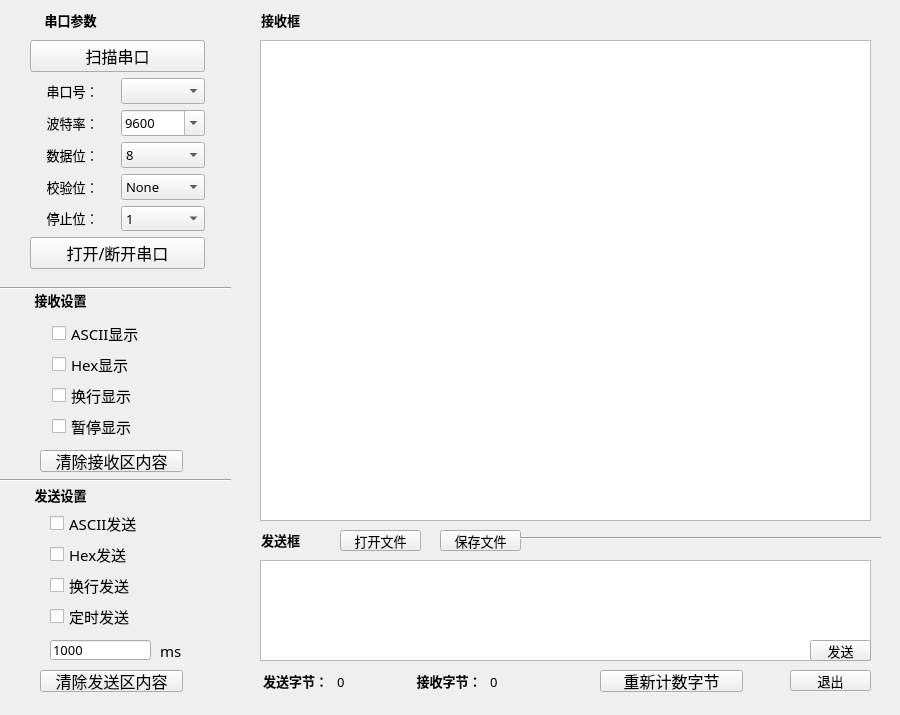
<?xml version="1.0" encoding="UTF-8"?>
<ui version="4.0">
 <class>Widget</class>
 <widget class="QWidget" name="Widget">
  <property name="geometry">
   <rect>
    <x>0</x>
    <y>0</y>
    <width>900</width>
    <height>715</height>
   </rect>
  </property>
  <property name="minimumSize">
   <size>
    <width>900</width>
    <height>715</height>
   </size>
  </property>
  <property name="maximumSize">
   <size>
    <width>900</width>
    <height>715</height>
   </size>
  </property>
  <property name="font">
   <font>
    <family>楷体</family>
    <pointsize>20</pointsize>
   </font>
  </property>
  <property name="windowTitle">
   <string>Widget</string>
  </property>
  <widget class="QLabel" name="label">
   <property name="geometry">
    <rect>
     <x>30</x>
     <y>10</y>
     <width>81</width>
     <height>21</height>
    </rect>
   </property>
   <property name="font">
    <font>
     <family>楷体</family>
     <pointsize>10</pointsize>
    </font>
   </property>
   <property name="text">
    <string>&lt;!DOCTYPE HTML PUBLIC &quot;-//W3C//DTD HTML 4.0//EN&quot; &quot;http://www.w3.org/TR/REC-html40/strict.dtd&quot;&gt;
&lt;html&gt;&lt;head&gt;&lt;meta name=&quot;qrichtext&quot; content=&quot;1&quot; /&gt;&lt;meta charset=&quot;utf-8&quot; /&gt;&lt;style type=&quot;text/css&quot;&gt;
p, li { white-space: pre-wrap; }
hr { height: 1px; border-width: 0; }
li.unchecked::marker { content: &quot;\2610&quot;; }
li.checked::marker { content: &quot;\2612&quot;; }
&lt;/style&gt;&lt;/head&gt;&lt;body style=&quot; font-family:'Microsoft YaHei UI'; font-size:9pt; font-weight:400; font-style:normal;&quot;&gt;
&lt;p align=&quot;center&quot; style=&quot; margin-top:12px; margin-bottom:12px; margin-left:0px; margin-right:0px; -qt-block-indent:0; text-indent:0px;&quot;&gt;&lt;span style=&quot; font-size:10pt; font-weight:700;&quot;&gt;串口参数&lt;/span&gt;&lt;/p&gt;&lt;/body&gt;&lt;/html&gt;</string>
   </property>
  </widget>
  <widget class="QLabel" name="label_7">
   <property name="geometry">
    <rect>
     <x>250</x>
     <y>10</y>
     <width>61</width>
     <height>21</height>
    </rect>
   </property>
   <property name="font">
    <font>
     <family>楷体</family>
     <pointsize>10</pointsize>
    </font>
   </property>
   <property name="text">
    <string>&lt;!DOCTYPE HTML PUBLIC &quot;-//W3C//DTD HTML 4.0//EN&quot; &quot;http://www.w3.org/TR/REC-html40/strict.dtd&quot;&gt;
&lt;html&gt;&lt;head&gt;&lt;meta name=&quot;qrichtext&quot; content=&quot;1&quot; /&gt;&lt;meta charset=&quot;utf-8&quot; /&gt;&lt;style type=&quot;text/css&quot;&gt;
p, li { white-space: pre-wrap; }
hr { height: 1px; border-width: 0; }
li.unchecked::marker { content: &quot;\2610&quot;; }
li.checked::marker { content: &quot;\2612&quot;; }
&lt;/style&gt;&lt;/head&gt;&lt;body style=&quot; font-family:'楷体'; font-size:10pt; font-weight:400; font-style:normal;&quot;&gt;
&lt;p align=&quot;center&quot; style=&quot; margin-top:12px; margin-bottom:12px; margin-left:0px; margin-right:0px; -qt-block-indent:0; text-indent:0px;&quot;&gt;&lt;span style=&quot; font-family:'Microsoft YaHei UI'; font-weight:700;&quot;&gt;接收框&lt;/span&gt;&lt;/p&gt;&lt;/body&gt;&lt;/html&gt;</string>
   </property>
  </widget>
  <widget class="QLabel" name="label_8">
   <property name="geometry">
    <rect>
     <x>240</x>
     <y>530</y>
     <width>81</width>
     <height>21</height>
    </rect>
   </property>
   <property name="font">
    <font>
     <family>楷体</family>
     <pointsize>10</pointsize>
    </font>
   </property>
   <property name="text">
    <string>&lt;!DOCTYPE HTML PUBLIC &quot;-//W3C//DTD HTML 4.0//EN&quot; &quot;http://www.w3.org/TR/REC-html40/strict.dtd&quot;&gt;
&lt;html&gt;&lt;head&gt;&lt;meta name=&quot;qrichtext&quot; content=&quot;1&quot; /&gt;&lt;meta charset=&quot;utf-8&quot; /&gt;&lt;style type=&quot;text/css&quot;&gt;
p, li { white-space: pre-wrap; }
hr { height: 1px; border-width: 0; }
li.unchecked::marker { content: &quot;\2610&quot;; }
li.checked::marker { content: &quot;\2612&quot;; }
&lt;/style&gt;&lt;/head&gt;&lt;body style=&quot; font-family:'楷体'; font-size:10pt; font-weight:400; font-style:normal;&quot;&gt;
&lt;p align=&quot;center&quot; style=&quot; margin-top:12px; margin-bottom:12px; margin-left:0px; margin-right:0px; -qt-block-indent:0; text-indent:0px;&quot;&gt;&lt;span style=&quot; font-family:'Microsoft YaHei UI'; font-weight:700;&quot;&gt;发送框&lt;/span&gt;&lt;/p&gt;&lt;/body&gt;&lt;/html&gt;</string>
   </property>
  </widget>
  <widget class="QLabel" name="label_9">
   <property name="geometry">
    <rect>
     <x>20</x>
     <y>290</y>
     <width>81</width>
     <height>21</height>
    </rect>
   </property>
   <property name="font">
    <font>
     <family>楷体</family>
     <pointsize>10</pointsize>
    </font>
   </property>
   <property name="text">
    <string>&lt;!DOCTYPE HTML PUBLIC &quot;-//W3C//DTD HTML 4.0//EN&quot; &quot;http://www.w3.org/TR/REC-html40/strict.dtd&quot;&gt;
&lt;html&gt;&lt;head&gt;&lt;meta name=&quot;qrichtext&quot; content=&quot;1&quot; /&gt;&lt;meta charset=&quot;utf-8&quot; /&gt;&lt;style type=&quot;text/css&quot;&gt;
p, li { white-space: pre-wrap; }
hr { height: 1px; border-width: 0; }
li.unchecked::marker { content: &quot;\2610&quot;; }
li.checked::marker { content: &quot;\2612&quot;; }
&lt;/style&gt;&lt;/head&gt;&lt;body style=&quot; font-family:'楷体'; font-size:10pt; font-weight:400; font-style:normal;&quot;&gt;
&lt;p align=&quot;center&quot; style=&quot; margin-top:12px; margin-bottom:12px; margin-left:0px; margin-right:0px; -qt-block-indent:0; text-indent:0px;&quot;&gt;&lt;span style=&quot; font-family:'Microsoft YaHei UI'; font-weight:700;&quot;&gt;接收设置&lt;/span&gt;&lt;/p&gt;&lt;/body&gt;&lt;/html&gt;</string>
   </property>
  </widget>
  <widget class="QPushButton" name="ClearRecieveButton">
   <property name="geometry">
    <rect>
     <x>40</x>
     <y>450</y>
     <width>143</width>
     <height>22</height>
    </rect>
   </property>
   <property name="font">
    <font>
     <family>宋体</family>
     <pointsize>12</pointsize>
    </font>
   </property>
   <property name="text">
    <string>清除接收区内容</string>
   </property>
  </widget>
  <widget class="QPushButton" name="OpenFileButton">
   <property name="geometry">
    <rect>
     <x>340</x>
     <y>530</y>
     <width>81</width>
     <height>21</height>
    </rect>
   </property>
   <property name="font">
    <font>
     <family>宋体</family>
     <pointsize>10</pointsize>
    </font>
   </property>
   <property name="text">
    <string>打开文件</string>
   </property>
  </widget>
  <widget class="QPushButton" name="SaveFileButton">
   <property name="geometry">
    <rect>
     <x>440</x>
     <y>530</y>
     <width>81</width>
     <height>21</height>
    </rect>
   </property>
   <property name="font">
    <font>
     <family>宋体</family>
     <pointsize>10</pointsize>
    </font>
   </property>
   <property name="text">
    <string>保存文件</string>
   </property>
  </widget>
  <widget class="QLabel" name="label_10">
   <property name="geometry">
    <rect>
     <x>20</x>
     <y>480</y>
     <width>81</width>
     <height>31</height>
    </rect>
   </property>
   <property name="font">
    <font>
     <family>楷体</family>
     <pointsize>10</pointsize>
    </font>
   </property>
   <property name="text">
    <string>&lt;!DOCTYPE HTML PUBLIC &quot;-//W3C//DTD HTML 4.0//EN&quot; &quot;http://www.w3.org/TR/REC-html40/strict.dtd&quot;&gt;
&lt;html&gt;&lt;head&gt;&lt;meta name=&quot;qrichtext&quot; content=&quot;1&quot; /&gt;&lt;meta charset=&quot;utf-8&quot; /&gt;&lt;style type=&quot;text/css&quot;&gt;
p, li { white-space: pre-wrap; }
hr { height: 1px; border-width: 0; }
li.unchecked::marker { content: &quot;\2610&quot;; }
li.checked::marker { content: &quot;\2612&quot;; }
&lt;/style&gt;&lt;/head&gt;&lt;body style=&quot; font-family:'楷体'; font-size:10pt; font-weight:400; font-style:normal;&quot;&gt;
&lt;p align=&quot;center&quot; style=&quot; margin-top:12px; margin-bottom:12px; margin-left:0px; margin-right:0px; -qt-block-indent:0; text-indent:0px;&quot;&gt;&lt;span style=&quot; font-family:'Microsoft YaHei UI'; font-weight:700;&quot;&gt;发送设置&lt;/span&gt;&lt;/p&gt;&lt;/body&gt;&lt;/html&gt;</string>
   </property>
  </widget>
  <widget class="QPushButton" name="ClearSendButton">
   <property name="geometry">
    <rect>
     <x>40</x>
     <y>670</y>
     <width>143</width>
     <height>22</height>
    </rect>
   </property>
   <property name="font">
    <font>
     <family>宋体</family>
     <pointsize>12</pointsize>
    </font>
   </property>
   <property name="text">
    <string>清除发送区内容</string>
   </property>
  </widget>
  <widget class="QPushButton" name="SendButton">
   <property name="geometry">
    <rect>
     <x>810</x>
     <y>640</y>
     <width>61</width>
     <height>21</height>
    </rect>
   </property>
   <property name="font">
    <font>
     <family>宋体</family>
     <pointsize>10</pointsize>
    </font>
   </property>
   <property name="text">
    <string>发送</string>
   </property>
  </widget>
  <widget class="QLineEdit" name="TimerLine">
   <property name="geometry">
    <rect>
     <x>50</x>
     <y>640</y>
     <width>101</width>
     <height>20</height>
    </rect>
   </property>
   <property name="font">
    <font>
     <family>楷体</family>
     <pointsize>10</pointsize>
    </font>
   </property>
   <property name="text">
    <string>1000</string>
   </property>
  </widget>
  <widget class="QLabel" name="label_11">
   <property name="geometry">
    <rect>
     <x>160</x>
     <y>640</y>
     <width>21</width>
     <height>20</height>
    </rect>
   </property>
   <property name="font">
    <font>
     <family>宋体</family>
     <pointsize>11</pointsize>
    </font>
   </property>
   <property name="text">
    <string>&lt;html&gt;&lt;head/&gt;&lt;body&gt;&lt;p align=&quot;center&quot;&gt;ms&lt;/p&gt;&lt;/body&gt;&lt;/html&gt;</string>
   </property>
  </widget>
  <widget class="QPushButton" name="ScanButton_5">
   <property name="geometry">
    <rect>
     <x>600</x>
     <y>670</y>
     <width>143</width>
     <height>22</height>
    </rect>
   </property>
   <property name="font">
    <font>
     <family>宋体</family>
     <pointsize>12</pointsize>
    </font>
   </property>
   <property name="text">
    <string>重新计数字节</string>
   </property>
  </widget>
  <widget class="Line" name="line">
   <property name="geometry">
    <rect>
     <x>0</x>
     <y>280</y>
     <width>231</width>
     <height>16</height>
    </rect>
   </property>
   <property name="orientation">
    <enum>Qt::Orientation::Horizontal</enum>
   </property>
  </widget>
  <widget class="Line" name="line_2">
   <property name="geometry">
    <rect>
     <x>0</x>
     <y>470</y>
     <width>231</width>
     <height>20</height>
    </rect>
   </property>
   <property name="orientation">
    <enum>Qt::Orientation::Horizontal</enum>
   </property>
  </widget>
  <widget class="QPushButton" name="ExitButton">
   <property name="geometry">
    <rect>
     <x>790</x>
     <y>670</y>
     <width>81</width>
     <height>21</height>
    </rect>
   </property>
   <property name="font">
    <font>
     <family>宋体</family>
     <pointsize>10</pointsize>
    </font>
   </property>
   <property name="text">
    <string>退出</string>
   </property>
  </widget>
  <widget class="Line" name="line_4">
   <property name="geometry">
    <rect>
     <x>520</x>
     <y>530</y>
     <width>361</width>
     <height>16</height>
    </rect>
   </property>
   <property name="orientation">
    <enum>Qt::Orientation::Horizontal</enum>
   </property>
  </widget>
  <widget class="QTextEdit" name="SendEdit">
   <property name="geometry">
    <rect>
     <x>260</x>
     <y>560</y>
     <width>611</width>
     <height>101</height>
    </rect>
   </property>
   <property name="font">
    <font>
     <family>楷体</family>
     <pointsize>10</pointsize>
    </font>
   </property>
   <property name="html">
    <string>&lt;!DOCTYPE HTML PUBLIC &quot;-//W3C//DTD HTML 4.0//EN&quot; &quot;http://www.w3.org/TR/REC-html40/strict.dtd&quot;&gt;
&lt;html&gt;&lt;head&gt;&lt;meta name=&quot;qrichtext&quot; content=&quot;1&quot; /&gt;&lt;meta charset=&quot;utf-8&quot; /&gt;&lt;style type=&quot;text/css&quot;&gt;
p, li { white-space: pre-wrap; }
hr { height: 1px; border-width: 0; }
li.unchecked::marker { content: &quot;\2610&quot;; }
li.checked::marker { content: &quot;\2612&quot;; }
&lt;/style&gt;&lt;/head&gt;&lt;body style=&quot; font-family:'楷体'; font-size:10pt; font-weight:400; font-style:normal;&quot;&gt;
&lt;p style=&quot;-qt-paragraph-type:empty; margin-top:0px; margin-bottom:0px; margin-left:0px; margin-right:0px; -qt-block-indent:0; text-indent:0px;&quot;&gt;&lt;br /&gt;&lt;/p&gt;&lt;/body&gt;&lt;/html&gt;</string>
   </property>
  </widget>
  <widget class="QWidget" name="layoutWidget">
   <property name="geometry">
    <rect>
     <x>30</x>
     <y>40</y>
     <width>175</width>
     <height>229</height>
    </rect>
   </property>
   <layout class="QVBoxLayout" name="verticalLayout">
    <item>
     <widget class="QPushButton" name="ScanButton">
      <property name="font">
       <font>
        <family>宋体</family>
        <pointsize>12</pointsize>
       </font>
      </property>
      <property name="text">
       <string>扫描串口</string>
      </property>
     </widget>
    </item>
    <item>
     <layout class="QGridLayout" name="gridLayout">
      <item row="0" column="0">
       <widget class="QLabel" name="label_2">
        <property name="font">
         <font>
          <family>楷体</family>
          <pointsize>10</pointsize>
         </font>
        </property>
        <property name="text">
         <string>&lt;!DOCTYPE HTML PUBLIC &quot;-//W3C//DTD HTML 4.0//EN&quot; &quot;http://www.w3.org/TR/REC-html40/strict.dtd&quot;&gt;
&lt;html&gt;&lt;head&gt;&lt;meta name=&quot;qrichtext&quot; content=&quot;1&quot; /&gt;&lt;meta charset=&quot;utf-8&quot; /&gt;&lt;style type=&quot;text/css&quot;&gt;
p, li { white-space: pre-wrap; }
hr { height: 1px; border-width: 0; }
li.unchecked::marker { content: &quot;\2610&quot;; }
li.checked::marker { content: &quot;\2612&quot;; }
&lt;/style&gt;&lt;/head&gt;&lt;body style=&quot; font-family:'楷体'; font-size:10pt; font-weight:400; font-style:normal;&quot;&gt;
&lt;p align=&quot;center&quot; style=&quot; margin-top:12px; margin-bottom:12px; margin-left:0px; margin-right:0px; -qt-block-indent:0; text-indent:0px;&quot;&gt;&lt;span style=&quot; font-family:'Microsoft YaHei UI';&quot;&gt;串口号：&lt;/span&gt;&lt;/p&gt;&lt;/body&gt;&lt;/html&gt;</string>
        </property>
       </widget>
      </item>
      <item row="0" column="1">
       <widget class="QComboBox" name="IDBox">
        <property name="font">
         <font>
          <family>楷体</family>
          <pointsize>10</pointsize>
         </font>
        </property>
        <property name="editable">
         <bool>false</bool>
        </property>
       </widget>
      </item>
      <item row="1" column="0">
       <widget class="QLabel" name="label_3">
        <property name="font">
         <font>
          <family>楷体</family>
          <pointsize>10</pointsize>
         </font>
        </property>
        <property name="text">
         <string>&lt;!DOCTYPE HTML PUBLIC &quot;-//W3C//DTD HTML 4.0//EN&quot; &quot;http://www.w3.org/TR/REC-html40/strict.dtd&quot;&gt;
&lt;html&gt;&lt;head&gt;&lt;meta name=&quot;qrichtext&quot; content=&quot;1&quot; /&gt;&lt;meta charset=&quot;utf-8&quot; /&gt;&lt;style type=&quot;text/css&quot;&gt;
p, li { white-space: pre-wrap; }
hr { height: 1px; border-width: 0; }
li.unchecked::marker { content: &quot;\2610&quot;; }
li.checked::marker { content: &quot;\2612&quot;; }
&lt;/style&gt;&lt;/head&gt;&lt;body style=&quot; font-family:'楷体'; font-size:10pt; font-weight:400; font-style:normal;&quot;&gt;
&lt;p align=&quot;center&quot; style=&quot; margin-top:12px; margin-bottom:12px; margin-left:0px; margin-right:0px; -qt-block-indent:0; text-indent:0px;&quot;&gt;&lt;span style=&quot; font-family:'Microsoft YaHei UI';&quot;&gt;波特率：&lt;/span&gt;&lt;/p&gt;&lt;/body&gt;&lt;/html&gt;</string>
        </property>
       </widget>
      </item>
      <item row="1" column="1">
       <widget class="QComboBox" name="BaudRateBox">
        <property name="font">
         <font>
          <family>楷体</family>
          <pointsize>10</pointsize>
         </font>
        </property>
        <property name="editable">
         <bool>true</bool>
        </property>
        <item>
         <property name="text">
          <string>9600</string>
         </property>
        </item>
        <item>
         <property name="text">
          <string>300</string>
         </property>
        </item>
        <item>
         <property name="text">
          <string>600</string>
         </property>
        </item>
        <item>
         <property name="text">
          <string>1200</string>
         </property>
        </item>
        <item>
         <property name="text">
          <string>2400</string>
         </property>
        </item>
        <item>
         <property name="text">
          <string>4800</string>
         </property>
        </item>
        <item>
         <property name="text">
          <string>14400</string>
         </property>
        </item>
        <item>
         <property name="text">
          <string>19200</string>
         </property>
        </item>
        <item>
         <property name="text">
          <string>38400</string>
         </property>
        </item>
        <item>
         <property name="text">
          <string>56000</string>
         </property>
        </item>
        <item>
         <property name="text">
          <string>57600</string>
         </property>
        </item>
        <item>
         <property name="text">
          <string>115200</string>
         </property>
        </item>
       </widget>
      </item>
      <item row="2" column="0">
       <widget class="QLabel" name="label_4">
        <property name="font">
         <font>
          <family>楷体</family>
          <pointsize>10</pointsize>
         </font>
        </property>
        <property name="text">
         <string>&lt;!DOCTYPE HTML PUBLIC &quot;-//W3C//DTD HTML 4.0//EN&quot; &quot;http://www.w3.org/TR/REC-html40/strict.dtd&quot;&gt;
&lt;html&gt;&lt;head&gt;&lt;meta name=&quot;qrichtext&quot; content=&quot;1&quot; /&gt;&lt;meta charset=&quot;utf-8&quot; /&gt;&lt;style type=&quot;text/css&quot;&gt;
p, li { white-space: pre-wrap; }
hr { height: 1px; border-width: 0; }
li.unchecked::marker { content: &quot;\2610&quot;; }
li.checked::marker { content: &quot;\2612&quot;; }
&lt;/style&gt;&lt;/head&gt;&lt;body style=&quot; font-family:'楷体'; font-size:10pt; font-weight:400; font-style:normal;&quot;&gt;
&lt;p align=&quot;center&quot; style=&quot; margin-top:12px; margin-bottom:12px; margin-left:0px; margin-right:0px; -qt-block-indent:0; text-indent:0px;&quot;&gt;&lt;span style=&quot; font-family:'Microsoft YaHei UI';&quot;&gt;数据位：&lt;/span&gt;&lt;/p&gt;&lt;/body&gt;&lt;/html&gt;</string>
        </property>
       </widget>
      </item>
      <item row="2" column="1">
       <widget class="QComboBox" name="DataBitBox">
        <property name="font">
         <font>
          <family>楷体</family>
          <pointsize>10</pointsize>
         </font>
        </property>
        <item>
         <property name="text">
          <string>8</string>
         </property>
        </item>
        <item>
         <property name="text">
          <string>5</string>
         </property>
        </item>
        <item>
         <property name="text">
          <string>6</string>
         </property>
        </item>
        <item>
         <property name="text">
          <string>7</string>
         </property>
        </item>
       </widget>
      </item>
      <item row="3" column="0">
       <widget class="QLabel" name="label_5">
        <property name="font">
         <font>
          <family>楷体</family>
          <pointsize>10</pointsize>
         </font>
        </property>
        <property name="text">
         <string>&lt;!DOCTYPE HTML PUBLIC &quot;-//W3C//DTD HTML 4.0//EN&quot; &quot;http://www.w3.org/TR/REC-html40/strict.dtd&quot;&gt;
&lt;html&gt;&lt;head&gt;&lt;meta name=&quot;qrichtext&quot; content=&quot;1&quot; /&gt;&lt;meta charset=&quot;utf-8&quot; /&gt;&lt;style type=&quot;text/css&quot;&gt;
p, li { white-space: pre-wrap; }
hr { height: 1px; border-width: 0; }
li.unchecked::marker { content: &quot;\2610&quot;; }
li.checked::marker { content: &quot;\2612&quot;; }
&lt;/style&gt;&lt;/head&gt;&lt;body style=&quot; font-family:'楷体'; font-size:10pt; font-weight:400; font-style:normal;&quot;&gt;
&lt;p align=&quot;center&quot; style=&quot; margin-top:12px; margin-bottom:12px; margin-left:0px; margin-right:0px; -qt-block-indent:0; text-indent:0px;&quot;&gt;&lt;span style=&quot; font-family:'Microsoft YaHei UI';&quot;&gt;校验位：&lt;/span&gt;&lt;/p&gt;&lt;/body&gt;&lt;/html&gt;</string>
        </property>
       </widget>
      </item>
      <item row="3" column="1">
       <widget class="QComboBox" name="ParityBitBox">
        <property name="font">
         <font>
          <family>楷体</family>
          <pointsize>10</pointsize>
         </font>
        </property>
        <item>
         <property name="text">
          <string>None</string>
         </property>
        </item>
        <item>
         <property name="text">
          <string>Even</string>
         </property>
        </item>
        <item>
         <property name="text">
          <string>Mark</string>
         </property>
        </item>
        <item>
         <property name="text">
          <string>Odd</string>
         </property>
        </item>
       </widget>
      </item>
      <item row="4" column="0">
       <widget class="QLabel" name="label_6">
        <property name="font">
         <font>
          <family>楷体</family>
          <pointsize>10</pointsize>
         </font>
        </property>
        <property name="text">
         <string>&lt;!DOCTYPE HTML PUBLIC &quot;-//W3C//DTD HTML 4.0//EN&quot; &quot;http://www.w3.org/TR/REC-html40/strict.dtd&quot;&gt;
&lt;html&gt;&lt;head&gt;&lt;meta name=&quot;qrichtext&quot; content=&quot;1&quot; /&gt;&lt;meta charset=&quot;utf-8&quot; /&gt;&lt;style type=&quot;text/css&quot;&gt;
p, li { white-space: pre-wrap; }
hr { height: 1px; border-width: 0; }
li.unchecked::marker { content: &quot;\2610&quot;; }
li.checked::marker { content: &quot;\2612&quot;; }
&lt;/style&gt;&lt;/head&gt;&lt;body style=&quot; font-family:'楷体'; font-size:10pt; font-weight:400; font-style:normal;&quot;&gt;
&lt;p align=&quot;center&quot; style=&quot; margin-top:12px; margin-bottom:12px; margin-left:0px; margin-right:0px; -qt-block-indent:0; text-indent:0px;&quot;&gt;&lt;span style=&quot; font-family:'Microsoft YaHei UI';&quot;&gt;停止位：&lt;/span&gt;&lt;/p&gt;&lt;/body&gt;&lt;/html&gt;</string>
        </property>
       </widget>
      </item>
      <item row="4" column="1">
       <widget class="QComboBox" name="StopBitBox">
        <property name="font">
         <font>
          <family>楷体</family>
          <pointsize>10</pointsize>
         </font>
        </property>
        <item>
         <property name="text">
          <string>1</string>
         </property>
        </item>
        <item>
         <property name="text">
          <string>1.5</string>
         </property>
        </item>
        <item>
         <property name="text">
          <string>2</string>
         </property>
        </item>
       </widget>
      </item>
     </layout>
    </item>
    <item>
     <widget class="QPushButton" name="OpenButton">
      <property name="font">
       <font>
        <family>宋体</family>
        <pointsize>12</pointsize>
       </font>
      </property>
      <property name="text">
       <string>打开/断开串口</string>
      </property>
     </widget>
    </item>
   </layout>
  </widget>
  <widget class="QWidget" name="layoutWidget">
   <property name="geometry">
    <rect>
     <x>52</x>
     <y>320</y>
     <width>121</width>
     <height>119</height>
    </rect>
   </property>
   <layout class="QVBoxLayout" name="verticalLayout_2">
    <item>
     <widget class="QCheckBox" name="TextRecieveBox">
      <property name="font">
       <font>
        <family>宋体</family>
        <pointsize>11</pointsize>
       </font>
      </property>
      <property name="text">
       <string>ASCII显示</string>
      </property>
     </widget>
    </item>
    <item>
     <widget class="QCheckBox" name="HexRecieveBox">
      <property name="font">
       <font>
        <family>宋体</family>
        <pointsize>11</pointsize>
       </font>
      </property>
      <property name="text">
       <string>Hex显示</string>
      </property>
     </widget>
    </item>
    <item>
     <widget class="QCheckBox" name="WrapRecieveBox">
      <property name="font">
       <font>
        <family>宋体</family>
        <pointsize>11</pointsize>
       </font>
      </property>
      <property name="text">
       <string>换行显示</string>
      </property>
     </widget>
    </item>
    <item>
     <widget class="QCheckBox" name="StopRecieveBox">
      <property name="font">
       <font>
        <family>宋体</family>
        <pointsize>11</pointsize>
       </font>
      </property>
      <property name="text">
       <string>暂停显示</string>
      </property>
     </widget>
    </item>
   </layout>
  </widget>
  <widget class="QWidget" name="layoutWidget">
   <property name="geometry">
    <rect>
     <x>50</x>
     <y>510</y>
     <width>121</width>
     <height>119</height>
    </rect>
   </property>
   <layout class="QVBoxLayout" name="verticalLayout_3">
    <item>
     <widget class="QCheckBox" name="TextSendBox">
      <property name="font">
       <font>
        <family>宋体</family>
        <pointsize>11</pointsize>
       </font>
      </property>
      <property name="text">
       <string>ASCII发送</string>
      </property>
     </widget>
    </item>
    <item>
     <widget class="QCheckBox" name="HexSendBox">
      <property name="font">
       <font>
        <family>宋体</family>
        <pointsize>11</pointsize>
       </font>
      </property>
      <property name="text">
       <string>Hex发送</string>
      </property>
     </widget>
    </item>
    <item>
     <widget class="QCheckBox" name="WrapSendBox">
      <property name="font">
       <font>
        <family>宋体</family>
        <pointsize>11</pointsize>
       </font>
      </property>
      <property name="text">
       <string>换行发送</string>
      </property>
     </widget>
    </item>
    <item>
     <widget class="QCheckBox" name="checkBox_7">
      <property name="font">
       <font>
        <family>宋体</family>
        <pointsize>11</pointsize>
       </font>
      </property>
      <property name="text">
       <string>定时发送</string>
      </property>
     </widget>
    </item>
   </layout>
  </widget>
  <widget class="QWidget" name="layoutWidget">
   <property name="geometry">
    <rect>
     <x>260</x>
     <y>670</y>
     <width>301</width>
     <height>23</height>
    </rect>
   </property>
   <layout class="QHBoxLayout" name="horizontalLayout">
    <item>
     <widget class="QLabel" name="label_12">
      <property name="font">
       <font>
        <family>楷体</family>
        <pointsize>10</pointsize>
       </font>
      </property>
      <property name="text">
       <string>&lt;!DOCTYPE HTML PUBLIC &quot;-//W3C//DTD HTML 4.0//EN&quot; &quot;http://www.w3.org/TR/REC-html40/strict.dtd&quot;&gt;
&lt;html&gt;&lt;head&gt;&lt;meta name=&quot;qrichtext&quot; content=&quot;1&quot; /&gt;&lt;meta charset=&quot;utf-8&quot; /&gt;&lt;style type=&quot;text/css&quot;&gt;
p, li { white-space: pre-wrap; }
hr { height: 1px; border-width: 0; }
li.unchecked::marker { content: &quot;\2610&quot;; }
li.checked::marker { content: &quot;\2612&quot;; }
&lt;/style&gt;&lt;/head&gt;&lt;body style=&quot; font-family:'楷体'; font-size:10pt; font-weight:400; font-style:normal;&quot;&gt;
&lt;p align=&quot;center&quot; style=&quot; margin-top:12px; margin-bottom:12px; margin-left:0px; margin-right:0px; -qt-block-indent:0; text-indent:0px;&quot;&gt;&lt;span style=&quot; font-family:'Microsoft YaHei UI'; font-weight:700;&quot;&gt;发送字节：&lt;/span&gt;&lt;/p&gt;&lt;/body&gt;&lt;/html&gt;</string>
      </property>
     </widget>
    </item>
    <item>
     <widget class="QLabel" name="label_14">
      <property name="font">
       <font>
        <family>宋体</family>
        <pointsize>10</pointsize>
       </font>
      </property>
      <property name="text">
       <string>0</string>
      </property>
     </widget>
    </item>
    <item>
     <widget class="QLabel" name="label_13">
      <property name="font">
       <font>
        <family>楷体</family>
        <pointsize>10</pointsize>
       </font>
      </property>
      <property name="text">
       <string>&lt;!DOCTYPE HTML PUBLIC &quot;-//W3C//DTD HTML 4.0//EN&quot; &quot;http://www.w3.org/TR/REC-html40/strict.dtd&quot;&gt;
&lt;html&gt;&lt;head&gt;&lt;meta name=&quot;qrichtext&quot; content=&quot;1&quot; /&gt;&lt;meta charset=&quot;utf-8&quot; /&gt;&lt;style type=&quot;text/css&quot;&gt;
p, li { white-space: pre-wrap; }
hr { height: 1px; border-width: 0; }
li.unchecked::marker { content: &quot;\2610&quot;; }
li.checked::marker { content: &quot;\2612&quot;; }
&lt;/style&gt;&lt;/head&gt;&lt;body style=&quot; font-family:'楷体'; font-size:10pt; font-weight:400; font-style:normal;&quot;&gt;
&lt;p align=&quot;center&quot; style=&quot; margin-top:12px; margin-bottom:12px; margin-left:0px; margin-right:0px; -qt-block-indent:0; text-indent:0px;&quot;&gt;&lt;span style=&quot; font-family:'Microsoft YaHei UI'; font-weight:700;&quot;&gt;接收字节：&lt;/span&gt;&lt;/p&gt;&lt;/body&gt;&lt;/html&gt;</string>
      </property>
     </widget>
    </item>
    <item>
     <widget class="QLabel" name="label_15">
      <property name="font">
       <font>
        <family>宋体</family>
        <pointsize>10</pointsize>
       </font>
      </property>
      <property name="text">
       <string>0</string>
      </property>
     </widget>
    </item>
   </layout>
  </widget>
  <widget class="QTextBrowser" name="RecieveBrowser">
   <property name="geometry">
    <rect>
     <x>260</x>
     <y>40</y>
     <width>611</width>
     <height>481</height>
    </rect>
   </property>
  </widget>
  <zorder>layoutWidget</zorder>
  <zorder>layoutWidget</zorder>
  <zorder>layoutWidget</zorder>
  <zorder>SendEdit</zorder>
  <zorder>label</zorder>
  <zorder>label_7</zorder>
  <zorder>label_8</zorder>
  <zorder>label_9</zorder>
  <zorder>ClearRecieveButton</zorder>
  <zorder>OpenFileButton</zorder>
  <zorder>SaveFileButton</zorder>
  <zorder>label_10</zorder>
  <zorder>ClearSendButton</zorder>
  <zorder>SendButton</zorder>
  <zorder>TimerLine</zorder>
  <zorder>label_11</zorder>
  <zorder>ScanButton_5</zorder>
  <zorder>line</zorder>
  <zorder>line_2</zorder>
  <zorder>ExitButton</zorder>
  <zorder>line_4</zorder>
  <zorder>RecieveBrowser</zorder>
  <zorder>layoutWidget</zorder>
 </widget>
 <resources/>
 <connections/>
</ui>
